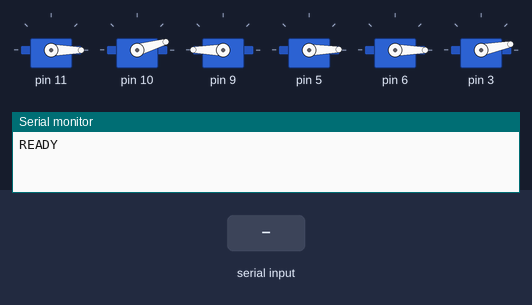
Bench run of a sketch on a simulated Arduino Uno, built with avr-gcc and run on an emulated ATmega328P. Parts: 6 × servo, the last lines printed to the serial monitor. The inputs (shaded band) are chosen by the test bench.

Above: at 13.3 s.
13.4 s: "90,45,200,10,150,30\n" received over Serial
At 13.88 s:
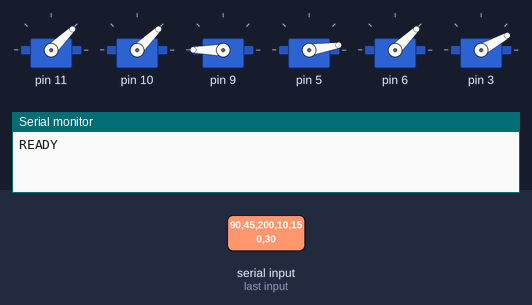
At 15.4 s:
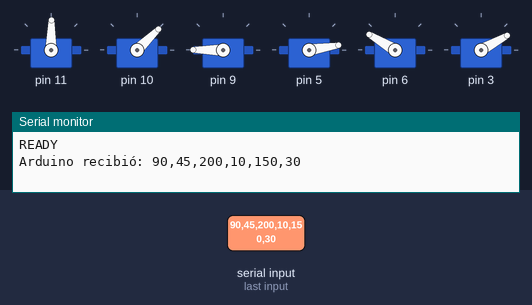
16.4 s: byte 10 ('\n') received over Serial
Timing chart, 0 to 19.4 s (numbered marks = the images above; inputs shaded):
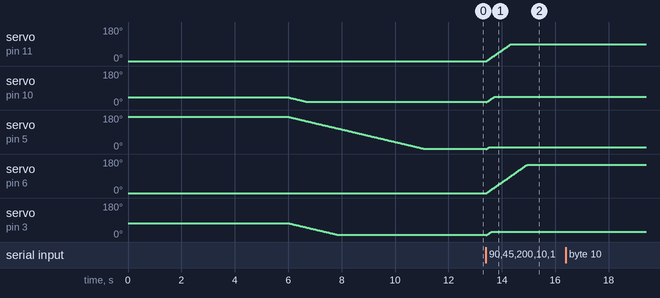

Measured:
- after the input at 13.4 s, servo on pin 11: moves from 0° to 89° over 0.90 s, starting at once; servo on pin 5: 1° → 9° at once; servo on pin 6: moves from 0° to 149° over 1.5 s, starting at once

The sketch:

ejemplo1.ino
```cpp
#include <SoftwareSerial.h>
#include <Braccio.h>
#include <Servo.h>

Servo base;
Servo shoulder;
Servo elbow;
Servo wrist_rot;
Servo wrist_ver;
Servo gripper;

SoftwareSerial BTSerial(2, 3); // RX | TX

char opcion;
int m1=0,m2=0,m3=0,m4=0,m5=0,m6=0;
int signo=0;

void setup() {
 Braccio.begin();
 PosicionInicial();
 Serial.begin(9600);
 delay(500);  // evita perder el primer dígito
 BTSerial.begin(9600);
 Serial.println("READY");
}

 /*
   Step Delay: a milliseconds delay between the movement of each servo.  Allowed values from 10 to 30 msec.
   M1=base degrees. Allowed values from 0 to 180 degrees
   M2=shoulder degrees. Allowed values from 15 to 165 degrees
   M3=elbow degrees. Allowed values from 0 to 180 degrees
   M4=wrist vertical degrees. Allowed values from 0 to 180 degrees
   M5=wrist rotation degrees. Allowed values from 0 to 180 degrees
   M6=gripper degrees. Allowed values from 10 to 73 degrees. 10: the toungue is open, 73: the gripper is closed.
  */
void PosicionInicial(){
   //(step delay, M1, M2, M3, M4, M5, M6);
  Braccio.ServoMovement(80,0,15, 180, 0, 0,  10);
  delay(500);
}

void PosicionSecundaria(){
   //(step delay, M1, M2, M3, M4, M5, M6);
  Braccio.ServoMovement(80,90,15, 180, 0, 0,  10);
  delay(500);
}

void PosicionTerciaria(){
   //(step delay, M1, M2, M3, M4, M5, M6);
  Braccio.ServoMovement(80,90,110, 160, 110, 0,70);
  delay(500);
}

void PosicionSegura(){
   //(step delay, M1, M2, M3, M4, M5, M6);
  m1=90;
  m2=45;
  m3=180;
  m4=180;
  m5=70;
  m6=10;
  Braccio.ServoMovement(30,m1,m2, m3, m4, m5, m6);
}

void CambioDePosicion(int m1, int m2, int m3, int m4, int m5, int m6) {
    Braccio.ServoMovement(10,m1,m2, m3, m4, m5, m6);
    // delay(5000);
    // if (m1 >= 0 && m1 < 60) {
    //   PosicionInicial();
    // }
    // else if (m1 >= 60 && m1 < 120) {
    //   PosicionTerciaria();
    // }
    // else if (m1 >= 120 && m1 < 180) {
    //   PosicionSecundaria();
    // }
    // else {
    //   Serial.println("Comando inválido.");
    // }
}

void TesteoAbrirEfector(){
  Braccio.ServoMovement(1,0,15, 180, 0, 0,  1);
  delay(2500);
  Braccio.ServoMovement(1,0,15, 180, 0, 0,  70);
  delay(2500);
}


// =============================
// CINEMÁTICA INVERSA Braccio
// =============================

// Medidas aproximadas del Braccio en cm
const float d1 = 10.5;
const float L2 = 12;
const float L3 = 14.5;
const float L4 = 22;  // muñeca → pinza

// Convierte radianes → grados
float rad2deg(float r){
  return r * 180.0 / PI;
}

// =============================
//  IK: ingresa (x,y,z) deseado
// genera m1..m4
// =============================


String inputString = "";
bool stringComplete = false;

void loop() {

  // TesteoAbrirEfector();

  // Lectura de caracteres del puerto serial
  while (Serial.available()) {
    char c = Serial.read();
    if (c == '\n') {
      stringComplete = true;
    } else {
      inputString += c;
    }
  }

  // Si llegó una línea completa
  if (stringComplete) {

    int m1, m2, m3, m4, m5, m6;

    // Parseo limpio sin breaks ni loops complejos
    int parsed = sscanf(
      inputString.c_str(),
      "%d,%d,%d,%d,%d,%d",
      &m1, &m2, &m3, &m4, &m5, &m6
    );

    if (parsed == 6) {
      // Llamar a la función con las 6 variables por nombre
      CambioDePosicion(m1, m2, m3, m4, m5, m6);
      Serial.println(
        String("Arduino recibió: ") +
        m1 + "," +
        m2 + "," +
        m3 + "," +
        m4 + "," +
        m5 + "," +
        m6
      );
    } else {
      Serial.println("ERROR_FORMATO");
    }

    // Reset del buffer
    inputString = "";
    stringComplete = false;
  }
}
```
